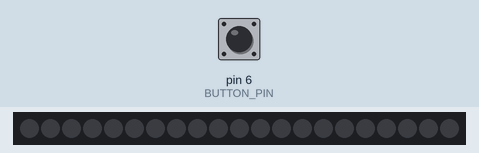
A sketch run on a simulated Arduino Uno, built with avr-gcc and run on an emulated ATmega328P. On the bench: 21 RGB LEDs in strip order, left to right. The inputs (shaded band) are chosen by the test bench; at power-on: pin 6 (BUTTON_PIN) HIGH. The audio player accepts every command and is not drawn.

Above: at 1.7 s.
1.8 s: pin 6 (BUTTON_PIN) pulled LOW for 0.15 s
At 2.3 s:
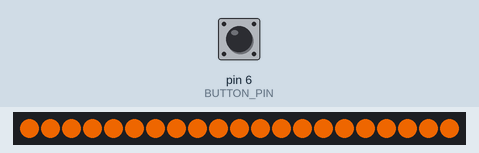
4.9 s: pin 6 (BUTTON_PIN) pulled LOW for 1 s
8.9 s: pin 6 (BUTTON_PIN) pulled LOW for 3.2 s
Timing chart, 0 to 11.9 s (numbered marks = the images above; inputs shaded):
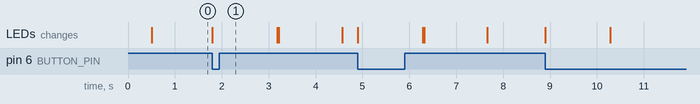

Measured:
- after the input at 1.8 s, the LEDs: change at once (image 1)

The sketch:

FunnyButtonMP3-AddressableLedStrip.ino
```cpp
#include "Arduino.h"
#include "SoftwareSerial.h"
#include "DFRobotDFPlayerMini.h"
#include "FastLED.h"

SoftwareSerial mySoftwareSerial(10, 11); // RX, TX
DFRobotDFPlayerMini myDFPlayer;
void printDetail(uint8_t type, int value);


#define LED_PIN 3
#define LED_NUM 21    //Number of LEDs
#define BUTTON_PIN 6

bool Status = 0;
CRGB leds[LED_NUM];

void setup() {
  mySoftwareSerial.begin(9600);
  //Serial.begin(115200); //Use it to check button

  pinMode(BUTTON_PIN, INPUT_PULLUP);  //Button

  if (!myDFPlayer.begin(mySoftwareSerial)) {  //Using SoftwareSerial to connect with DFminiMp3.
    Serial.println(F("Unable to begin:"));
    Serial.println(F("1.Please recheck the connection!"));
    Serial.println(F("2.Please insert the SD card!"));
    while (true);
  }
  Serial.println(F("DFPlayer Mini online."));

  myDFPlayer.volume(30);  //Volume level, 30 is maximum
  Status = !digitalRead(BUTTON_PIN);


  FastLED.addLeds< WS2812, LED_PIN, GRB>(leds, LED_NUM);
  FastLED.setBrightness(0);
  for (int i = 0; i < LED_NUM; i++) {   //Setting the yellow color
    leds[i].setRGB(255, 110, 0);
  }
  FastLED.show();
}

void loop() {
  if (digitalRead(BUTTON_PIN) == Status) {
    FastLED.setBrightness(200);
    FastLED.show();
    myDFPlayer.play(1); //Playing first mp3 file
    delay(1350);

    myDFPlayer.pause();
    FastLED.setBrightness(0);
    FastLED.show();
    Status = !Status;
  }
  //Serial.println(digitalRead(A3)); //Use it to check button
}
```
